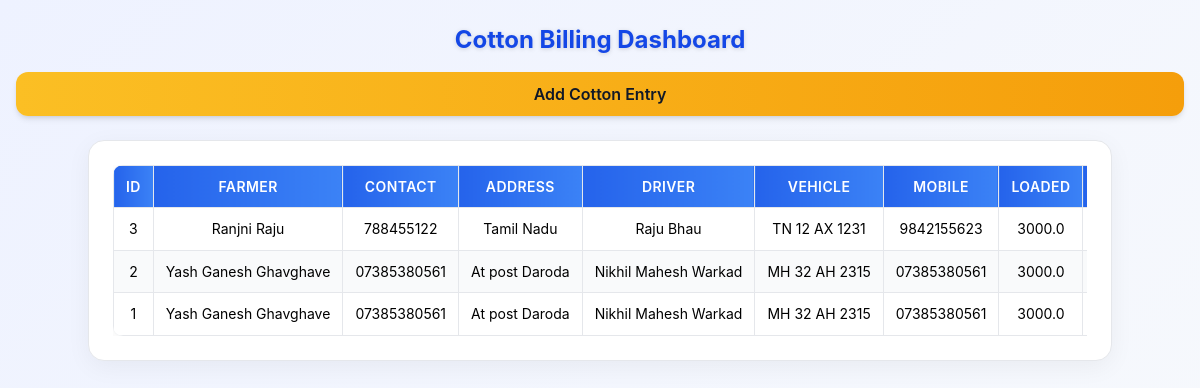
/cottonapp/, run on an earlier commit of the app's database.
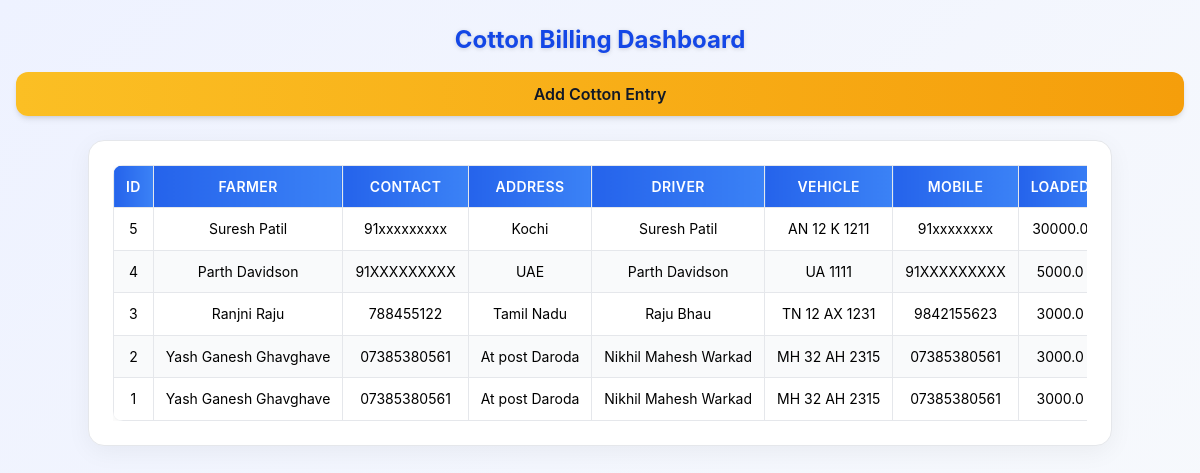
And on a later commit of the database.
### CottonApp/models.py (models this page shows, shortened)
class CottonData(models.Model):
    name = models.CharField("Farmer Name", max_length=100)
    contact_number = models.CharField("Contact Number", max_length=15)
    address = models.TextField("Address", blank=True, null=True)
    driver_name = models.CharField("Driver Name", max_length=50)
    vehicle_number = models.CharField("Vehicle Number", max_length=20)
    mobile_number = models.CharField("Mobile Number", max_length=20)
    date_of_entry = models.DateTimeField(default=timezone.now)
    loaded_vehicle_weight = models.FloatField("Loaded Vehicle Weight (kg)")
    unloading_vehicle_weight = models.FloatField("Unloading Vehicle Weight (kg)")
    ginning_name = models.CharField("Ginning Name", max_length=100)
    net_weight = models.FloatField("Net Weight (kg)", default=0)
    date_of_unloading = models.DateTimeField(default=timezone.now)
    market_rate = models.FloatField("Market Rate (₹ per Quintal)")
    bedding_rate = models.FloatField("Bedding Rate (₹ per Quintal)")
    total_amount = models.FloatField("Total Amount (₹)", default=0)
    advance_paid = models.FloatField("Advance Paid (₹)", default=0)
    balance_amount = models.FloatField("Balance Amount (₹)", default=0)
    is_paid = models.BooleanField("Payment Received (Cash)", default=False)
    class Meta:
        verbose_name = "Cotton Data"
        verbose_name_plural = "Cotton Data"

### CottonApp/views.py (the view, shortened to what this page needs)
# urls.py: path('', views.home, name='home'),
def home(request):
    query = request.GET.get('q', '').strip()
    cotton_entries = CottonData.objects.all().order_by('-id')
    invoices = InvoiceSettings.objects.all().order_by('-id')
    context = {
        'invoices': invoices,
        'cotton_entries': cotton_entries,
        'query': query,
    }
    return render(request, 'CottonHome.html', context)

### CottonApp/templates/CottonHome.html (shortened to what this page needs)
{% load static tailwind_tags %}
<!DOCTYPE html>
<html lang="en">
<head>
  {% tailwind_css %}
</head>
<body class="min-h-screen">
<div class="flex flex-col sm:flex-row sm:justify-between sm:items-center
            gap-4 mt-6 mb-6 px-4 sm:px-8 text-center sm:text-left">
  <h1 class="text-2xl sm:text-3xl font-bold text-blue-700 drop-shadow-sm">
    Cotton Billing Dashboard
  </h1>
  <a href="{% url 'Add Cotton' %}"
     class="add-btn shadow-md hover:shadow-lg w-full sm:w-auto text-center">
    Add Cotton Entry
  </a>
</div>
<div class="container mx-auto px-3 sm:px-6 lg:px-8">
  <div class="card border border-gray-200">
    <div class="bg-gray-50 rounded-lg">
      {% if cotton_entries %}
      <div class="overflow-x-auto relative">
        <table class="excel-table">
          <thead>
            <tr>
              <th>ID</th>
              <th>Farmer</th>
              <th>Contact</th>
              <th>Address</th>
              <th>Driver</th>
              <th>Vehicle</th>
              <th>Mobile</th>
              <th>Loaded</th>
              <th>Unloaded</th>
            </tr>
          </thead>
          <tbody>
            {% for item in cotton_entries %}
            <tr>
              <td>{{ item.id }}</td>
              <td>{{ item.name }}</td>
              <td>{{ item.contact_number }}</td>
              <td>{{ item.address|default:"-" }}</td>
              <td>{{ item.driver_name }}</td>
              <td>{{ item.vehicle_number }}</td>
              <td>{{ item.mobile_number }}</td>
              <td>{{ item.loaded_vehicle_weight }}</td>
              <td>{{ item.unloading_vehicle_weight }}</td>
            </tr>
            {% endfor %}
          </tbody>
        </table>
      </div>
      {% else %}
      <div class="text-center text-gray-600 text-base sm:text-lg py-12">
        No Cotton Data Available
      </div>
      {% endif %}
    </div>
  </div>
</div>
</body>
</html>

What changed in the data, as far as the page shows it:
added CottonData: id "5", name "Suresh Patil", contact_number "91xxxxxxxxx", address "Kochi", driver_name "Suresh Patil", vehicle_number "AN 12 K 1211", mobile_number "91xxxxxxxx", loaded_vehicle_weight "30000.0"
added CottonData: id "4", name "Parth Davidson", contact_number "91XXXXXXXXX", address "UAE", driver_name "Parth Davidson", vehicle_number "UA 1111", mobile_number "91XXXXXXXXX", loaded_vehicle_weight "5000.0"
